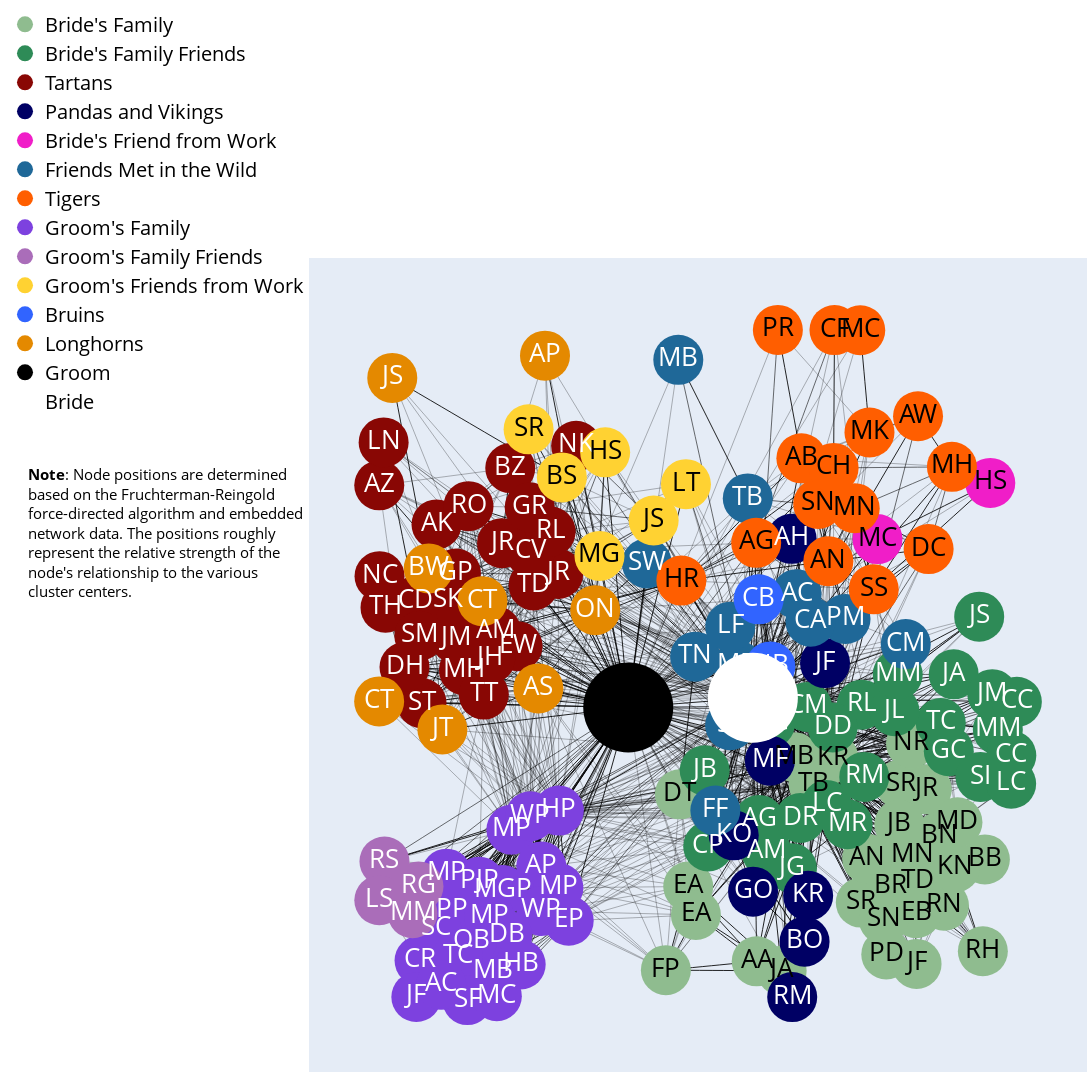

Notebook code cell kept with this figure:
### Code cell
fig = go.Figure(data=edge_traces + node_traces + display_name_traces,
                layout=go.Layout(
                    title=None,#"Mary and Richard's wedding guest network",
                    titlefont_size=24,
                    width=2000,
                    height=2000,
                    showlegend=True,
                    hovermode='closest',
                    margin=dict(b=20,l=20,r=5,t=20),
                    legend=dict(
                        yanchor="bottom", 
                        y=0.8, 
                        xanchor="right", 
                        x=0,
                        orientation="v",
                        font=dict(
                            size=20,
                            color="black")),
                    xaxis=dict(showgrid=False, zeroline=False, showticklabels=False),
                    yaxis=dict(showgrid=False, zeroline=False, showticklabels=False),
                    dragmode='pan')
                    )
fig.add_annotation(
    text="<b>Note</b>: Node positions are determined <br>based on the<a href='https://en.wikipedia.org/wiki/Force-directed_graph_drawing'> Fruchterman-Reingold <br>force-directed algorithm</a> and embedded <br>network data. The positions roughly <br>represent the relative strength of the <br>node's relationship to the various <br>cluster centers.", 
    align='left',
    showarrow=False,
    xref='paper',
    yref='paper',
    x=0.0,
    y=0.75,
    xanchor="right",
    font=dict(
        size=15,
        color="black"))
fig.show()
